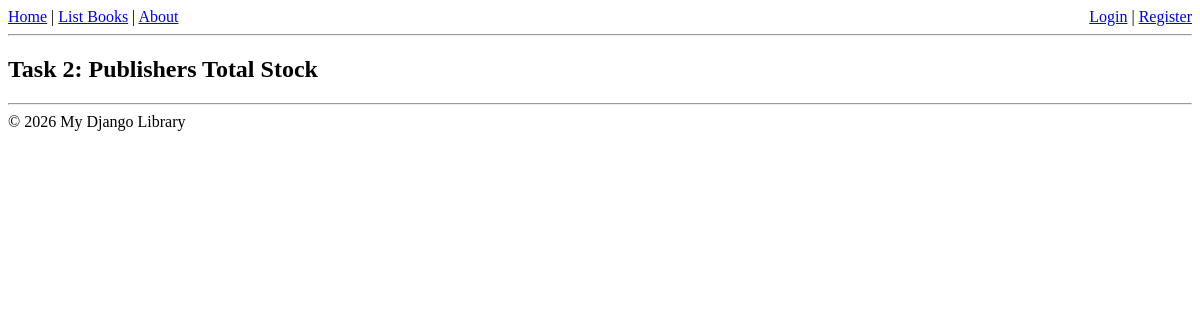
Before: /books/lab9/task2 with the older database file.
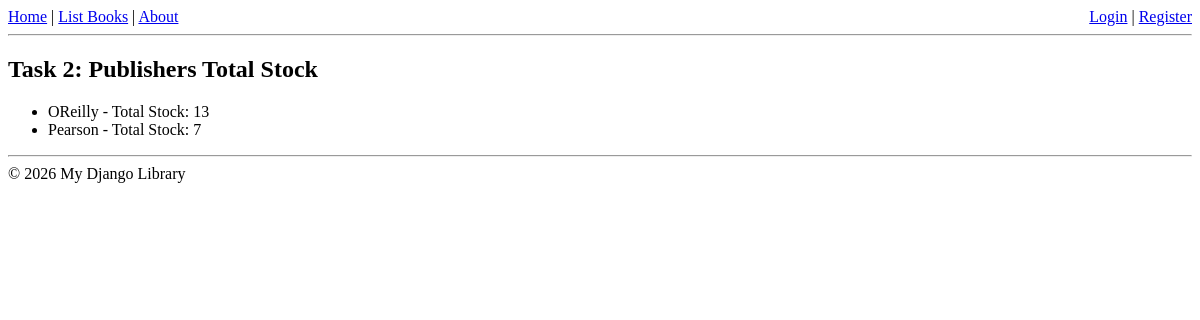
After: the same page with the newer database file.
### apps/bookmodule/models.py (models this page shows)
class Publisher(models.Model):
    name = models.CharField(max_length=200)
    location = models.CharField(max_length=300)

### apps/bookmodule/views.py (the view)
# urls.py: path('lab9/task2', views.task2_lab9, name="lab9.task2"),
def task2_lab9(request):
    publishers = Publisher.objects.annotate(total_stock=Sum('book__quantity'))
    return render(request, 'bookmodule/lab9_task2.html', {'publishers': publishers})

### apps/templates/bookmodule/lab9_task2.html
{% extends "layouts/base.html" %}
{% block content %}
<h2>Task 2: Publishers Total Stock</h2>
<ul>{% for p in publishers %}<li>{{p.name}} - Total Stock: {{p.total_stock}}</li>{% endfor %}</ul>
{% endblock %}

Changed rows visible on the page:
added Publisher: name "OReilly", total_stock "13"
added Publisher: name "Pearson", total_stock "7"
